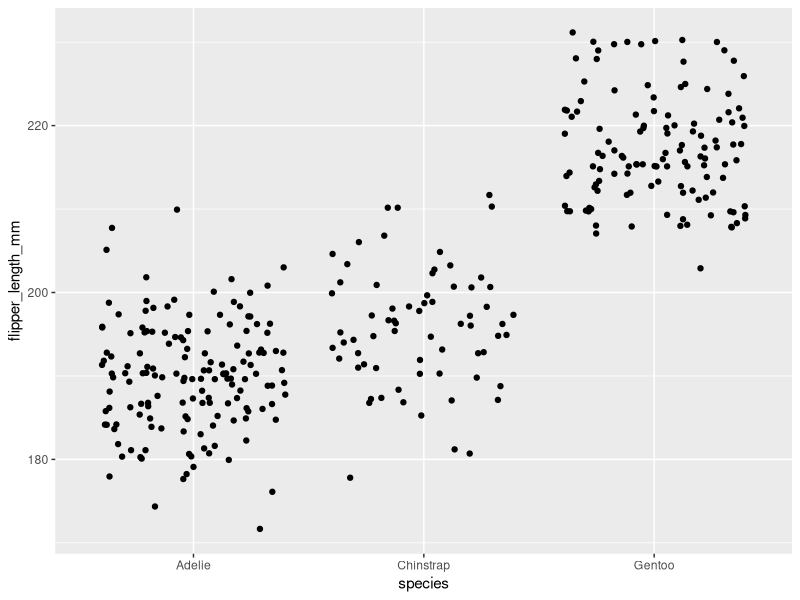

Recreate this plot in R.
## ---- chunk 1
#| warning: false
#| message: false
#| fig-height: 3
#| fig-width: 4
#| fig-align: "center"
#| label: fig-penguin-plot
#| fig-cap: "Flipper length of penguins in PalmerPenguins dataset by species"

## Load libraries
library(tidyverse)
library(here)
library(palmerpenguins)
library(dplyr)
library(ggplot2)
library(kableExtra)

## View data
view(penguins)

## Create a plot
penguins |>
  ggplot(aes(x=species,y=flipper_length_mm))+
  geom_jitter()
## ---- chunk 2
#| warning: false
#| message: false
#| label: tbl-penguin-table
#| tbl-cap: "Mean bill length of penguins in the PalmerPenguins dataset by species"

## Create a table
penguins |>
  group_by(species) |>
  summarise(flipmean = mean(flipper_length_mm, na.rm = TRUE)) |>
  kbl() |>  # Use to turn data into tables using kableExtra
  kable_classic() |>  # Add a theme to the table
  row_spec(3,bold=TRUE,background="cyan") # Call out a specific row in the table
